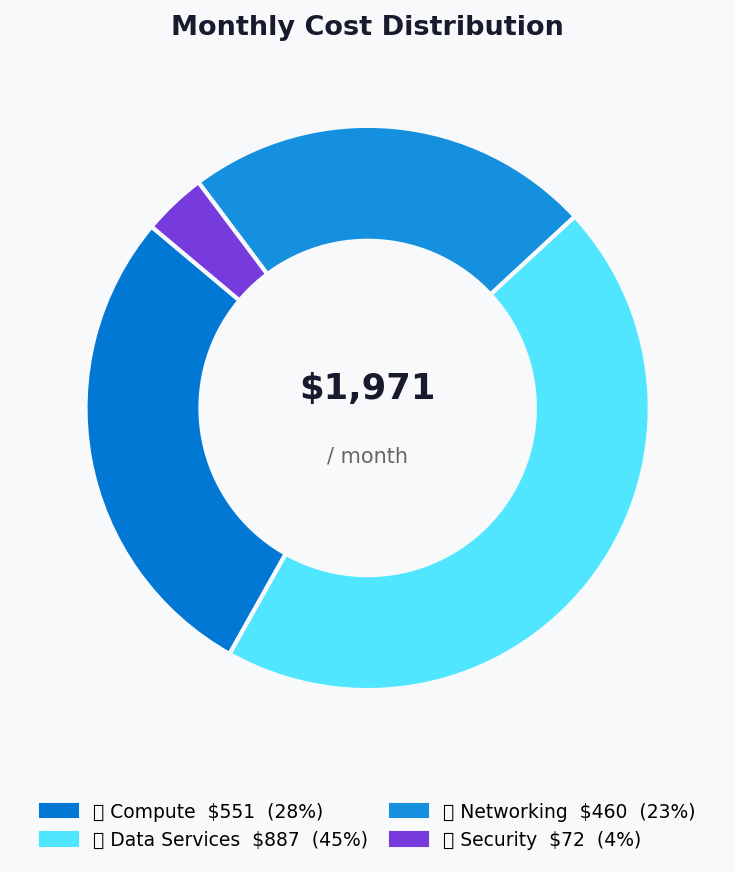

Generate this figure with Python:
"""Generate 03-des-cost-distribution.png — donut chart of monthly cost distribution."""
import os
import matplotlib.pyplot as plt
import matplotlib.patches as mpatches

PALETTE = [
    "#0078D4",   # Compute
    "#50E6FF",   # Data
    "#1490DF",   # Networking
    "#773ADC",   # Security
]


def generate_cost_distribution_chart(categories: dict, total_monthly: float, output_path: str) -> None:
    labels  = list(categories.keys())
    values  = list(categories.values())
    colors  = PALETTE[: len(labels)]
    pcts    = [v / sum(values) * 100 for v in values]

    fig, ax = plt.subplots(figsize=(8, 6))
    fig.patch.set_facecolor("#F8F9FA")
    ax.set_facecolor("#F8F9FA")

    wedge_props = {"linewidth": 2, "edgecolor": "#F8F9FA"}
    wedges, _ = ax.pie(values, colors=colors, wedgeprops=wedge_props,
                       startangle=140, pctdistance=0.82)

    hole = plt.Circle((0, 0), 0.60, fc="#F8F9FA")
    ax.add_patch(hole)

    ax.text(0, 0.07, f"${total_monthly:,.0f}", ha="center", va="center",
            fontsize=17, fontweight="bold", color="#1A1A2E")
    ax.text(0, -0.17, "/ month", ha="center", va="center", fontsize=10, color="#666")

    legend_labels = [f"{lbl}  ${val:,.0f}  ({pct:.0f}%)" for lbl, val, pct in zip(labels, values, pcts)]
    patches = [mpatches.Patch(color=c, label=l) for c, l in zip(colors, legend_labels)]
    ax.legend(handles=patches, loc="lower center", bbox_to_anchor=(0.5, -0.15),
              ncol=2, fontsize=9, framealpha=0.0, columnspacing=1.2)

    ax.set_title("Monthly Cost Distribution", fontsize=13, fontweight="bold",
                 color="#1A1A2E", pad=10)

    plt.tight_layout(pad=1.4)
    plt.savefig(output_path, dpi=150, bbox_inches="tight", facecolor=fig.get_facecolor())
    plt.close()
    print(f"Generated: {output_path}")


if __name__ == "__main__":
    categories = {
        "💻 Compute":       551.29,
        "💾 Data Services": 887.24,
        "🌐 Networking":    460.40,
        "🛡️ Security":       71.92,
    }
    here = os.path.dirname(os.path.abspath(__file__))
    generate_cost_distribution_chart(
        categories,
        total_monthly=sum(categories.values()),
        output_path=os.path.join(here, "03-des-cost-distribution.png"),
    )
